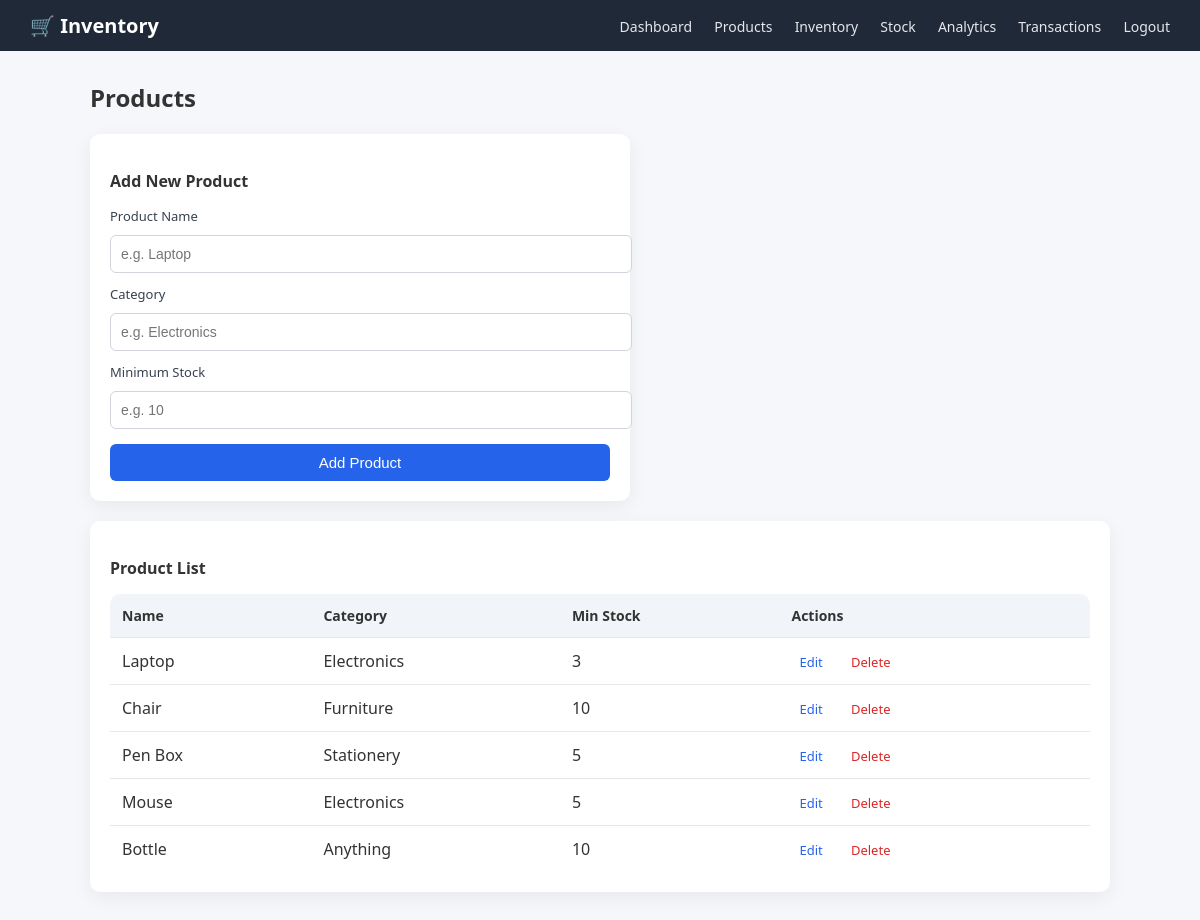
The page /products (signed in) on the database its author committed.
### models.py (models this page shows)
class Product(db.Model):
    id = db.Column(db.Integer, primary_key=True)
    name = db.Column(db.String(100))
    category = db.Column(db.String(100))
    min_stock = db.Column(db.Integer)

### app.py (the view, shortened to what this page needs)
@app.route("/products", methods=["GET", "POST"])
@login_required
@role_required("admin")
def products():
    return render_template("products.html", products=Product.query.all())

### app.py (called while the page is built)
@login_manager.user_loader
def load_user(user_id):
    return db.session.get(User, int(user_id))

def role_required(*roles):
    def wrapper(func):
        @wraps(func)
        def decorated_view(*args, **kwargs):
            if current_user.role not in roles:
                return "Access Denied"
            return func(*args, **kwargs)
        return decorated_view
    return wrapper

### templates/products.html
{% extends "layout.html" %}
{% block content %}
<h2>Products</h2>
<div class="card form-card">
    <h3>Add New Product</h3>
    <form method="POST">
        <label>Product Name</label>
        <input name="name" placeholder="e.g. Laptop" required>
        <label>Category</label>
        <input name="category" placeholder="e.g. Electronics">
        <label>Minimum Stock</label>
        <input name="min_stock" type="number" placeholder="e.g. 10">
        <button type="submit">Add Product</button>
    </form>
</div>
<div class="card">
    <h3>Product List</h3>
    <table>
        <tr>
            <th>Name</th>
            <th>Category</th>
            <th>Min Stock</th>
            <th>Actions</th>
        </tr>
        {% for p in products %}
        <tr>
            <td>{{ p.name }}</td>
            <td>{{ p.category }}</td>
            <td>{{ p.min_stock }}</td>
            <td>
                <a class="action-link edit" href="/edit_product/{{ p.id }}">Edit</a>
                <a class="action-link delete"
                   href="/delete_product/{{ p.id }}"
                   onclick="return confirm('Delete this product?')">
                   Delete
                </a>
            </td>
        </tr>
        {% endfor %}
    </table>
</div>
{% endblock %}

### static/style.css (style rules this page uses)
body { margin: 0; font-family: "Segoe UI", Arial, sans-serif; background: #f5f7fb; color: #333; }
a { text-decoration: none; }
.card { background: #fff; padding: 20px; border-radius: 10px; box-shadow: 0 6px 20px rgba(0,0,0,0.06); margin-bottom: 20px; }
table { width: 100%; background: white; border-collapse: collapse; border-radius: 10px; overflow: hidden; }
th { background: #f1f5f9; text-align: left; padding: 12px; font-size: 14px; }
td { padding: 12px; border-top: 1px solid #e5e7eb; }
input, select { width: 100%; padding: 10px; margin-top: 10px; border-radius: 6px; border: 1px solid #d1d5db; font-size: 14px; }
button { width: 100%; margin-top: 15px; padding: 10px; background: #2563eb; color: white; border: none; border-radius: 6px; font-size: 15px; cursor: pointer; }
.form-card { max-width: 500px; }
label { font-size: 13px; margin-top: 12px; display: block; color: #374151; }
.action-link { padding: 4px 8px; border-radius: 4px; font-size: 13px; }
.action-link.edit { color: #2563eb; }
.action-link.delete { color: #dc2626; margin-left: 8px; }
h2 { margin-bottom: 20px; }
h3 { margin-bottom: 15px; font-size: 16px; }

### rows shown on the page
Product: name "Laptop", category "Electronics", min_stock "3"
Product: name "Chair", category "Furniture", min_stock "10"
Product: name "Pen Box", category "Stationery", min_stock "5"
Product: name "Mouse", category "Electronics", min_stock "5"
Product: name "Bottle", category "Anything", min_stock "10"
